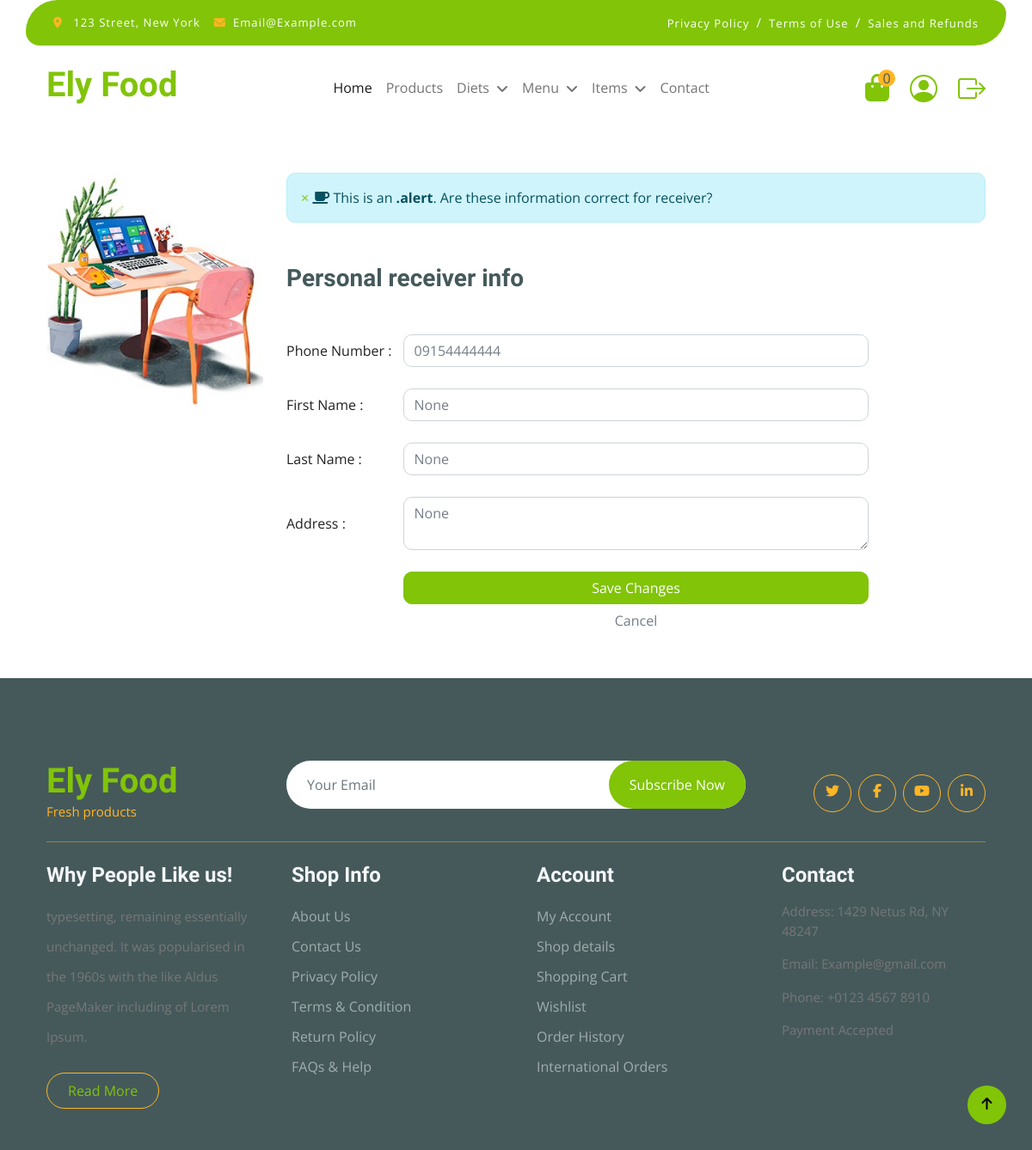
Page /cart/order/create/ (signed in) on the committed database.
### accounts/models.py (models this page shows, shortened)
class User(AbstractBaseUser, PermissionsMixin):
    phone_number = models.CharField(max_length=11, unique=True)
    email = models.EmailField(max_length=255,unique=True)
    first_name = models.CharField(max_length=255, null=True,blank=True)
    last_name = models.CharField(max_length=255, null=True,blank=True)
    address = models.TextField(null=True,blank=True)
    is_active = models.BooleanField(default=True)
    is_admin = models.BooleanField(default=False)
    objects = UserManager()
    USERNAME_FIELD = 'phone_number'
    REQUIRED_FIELDS = ['email']

### cart/views.py (the view, shortened to what this page needs)
# urls.py: path('order/create/', views.OrderCreateView.as_view(), name='order_create'),
class OrderCreateView(LoginRequiredMixin, View):
    form_class = UserInfoForm
    template_name = 'cart/order-create.html'
    def get(self, request):
        ctx = {
            'form': self.form_class(instance=request.user),
        }
        return render(request, self.template_name, ctx)

### cart/forms.py (shortened to what this page needs)
class UserInfoForm(forms.ModelForm):
    class Meta:
        model = User
        fields = ('phone_number','first_name', 'last_name','address')

### cart/cart.py (called while the page is built)
    def __len__(self):
        return sum(1 for item in self.cart.values())

    def __len__(self):
        return sum(1 for item in self.variant_cart.values())

### cart/context_processors.py (called while the page is built)
def cart_context_processor(request):
    return {
        'cart_len': Cart(request).__len__() + VariantCart(request).__len__()
    }

### home/context_processors.py (called while the page is built)
def main_menu_cp(request):
    return {
        'main_menu': MainMenu.objects.filter(available=True)
    }

def menu_item_cp(request):
    return {
        'menu_item': MenuItem.objects.filter(available=True)
    }

def diet_category_cp(request):
    return {
        'diet_cat': DietCategory.objects.filter(available=True)
    }

### cart/templates/cart/order-create.html (shortened to what this page needs)
{% extends 'base.html' %}
{% load static %}
{% block css %}
    <link rel="stylesheet" href="{% static 'accounts/css/accounts.css' %}">
    <link rel="stylesheet" href="{% static 'css/bootstrap.min.css' %}">
{% endblock %}
{% block content %}
    <div class="container">
        <div class="row">
            <div class="col-md-3 mt-5">
                <div class="">
                    <img src="{% static 'image/signup-image.jpg' %}"
                         class="avatar img-circle" alt="avatar">
                </div>
            </div>
            <div class="col-md-9 personal-info mt-5">
                <div class="alert alert-info alert-dismissable">
                    <a class="panel-close close" data-dismiss="alert">×</a>
                    <i class="fa fa-coffee"></i>
                    This is an <strong>.alert</strong>. Are these information correct for receiver?
                </div>
                <h3 class="mt-5 ">Personal receiver info</h3>
                <form class="form-horizontal mt-5" role="form" action="" method="post" novalidate>
                    <div class="form-group d-flex justify-content-evenly">
                        <label class="col-md-3 control-label " for="id_phone_number">Phone Number :</label>
                        <div class="col-md-8">
                            <input type="text" name="phone_number" class="form-control " id="id_phone_number" required value="{{ request.user.phone_number }}"
                                   maxlength=11>
                        </div>
                    </div>
                    <div class="form-group d-flex justify-content-evenly">
                        <label class="col-md-3 control-label" for="id_first_name">First Name :</label>
                        <div class="col-md-8">
                            <input type="text" name="first_name" maxlength=255 class="form-control " id="id_first_name"
                                   value="{{ request.user.first_name }}">
                        </div>
                    </div>
                    <div class="form-group d-flex justify-content-evenly">
                        <label class="col-md-3 control-label" for="id_last_name">Last Name :</label>
                        <div class="col-md-8">
                            <input type="text" name="last_name" class="form-control " maxlength=255 id="id_last_name"
                                   value="{{ request.user.last_name }}">
                        </div>
                    </div>
                    <div class="form-group d-flex justify-content-evenly">
                        <label class="col-md-3 control-label" for="id_address">Address :</label>
                        <div class="col-md-8">
                            <textarea name="address" class="form-control " cols="10" rows="2"
                                      id="id_address">{{ request.user.address }}</textarea>
                        </div>
                    </div>
                    <div class="form-group d-flex justify-content-evenly">
                        <div class="col-md-8">
                            <input type="submit" class="btn btn-primary text-white" value="Save Changes">
                            <input type="reset" class="btn btn-default" value="Cancel">
                        </div>
                    </div>
                </form>
            </div>
        </div>
    </div>
{% endblock %}

### accounts/static/accounts/css/accounts.css (style rules this page uses)
input, select, textarea { outline: none; appearance: unset !important; -moz-appearance: unset !important; -webkit-appearance: unset !important; -o-appearance: unset !important; -ms-appearance: unset !important; }
img { max-width: 100%; height: auto; }
body { font-size: 13px; line-height: 1.8; color: #222; background: #f8f8f8; font-weight: 400; font-family: Poppins; }
.form-group { position: relative; margin-bottom: 25px; overflow: hidden; }
.form-group:last-child { margin-bottom: 0px; }
input { width: 100%; display: block; border: none; border-bottom: 1px solid #999; padding: 6px 30px; font-family: Poppins; box-sizing: border-box; }
label { position: absolute; left: 0; top: 50%; transform: translateY(-50%); -moz-transform: translateY(-50%); -webkit-transform: translateY(-50%); -o-transform: translateY(-50%); -ms-transform: translateY(-50%); color: #222; }

### static/css/style.css (style rules this page uses)
.btn { font-weight: 600; transition: .5s; }

### rows in the picture
User: phone_number "09154444444", first_name "None", last_name "None", address "None"

### other values in the picture
{{ cart_len }} "0"
